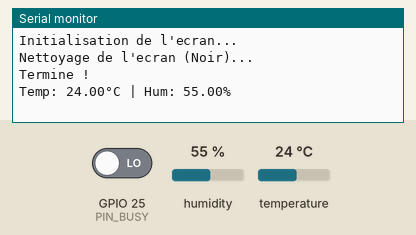
A program run on a simulated ESP32. On the bench: the last lines printed to the serial monitor. Wiring (inferred from the names in the program): DHT11 sensor: data GPIO 14. The inputs (shaded band) are chosen by the test bench; at power-on: humidity 55 %, temperature 24 °C, GPIO 25 (PIN_BUSY) LOW.

Above: at 1.4 s.
1.5 s: humidity set to 22 %
At 2.9 s:
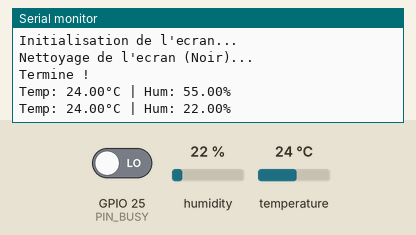
4.2 s: temperature set to 12 °C
At 5.3 s:
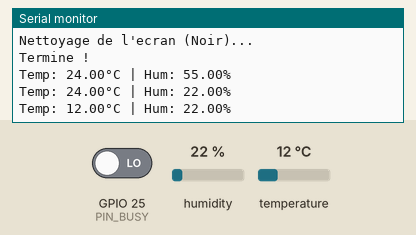
6.9 s: humidity set to 40 %
At 8.9 s:
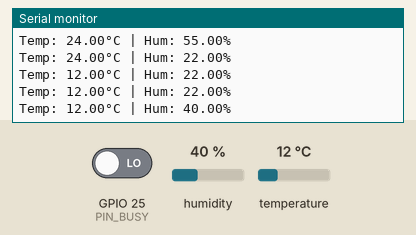
Timing chart, 0 to 10.4 s (numbered marks = the images above; inputs shaded):
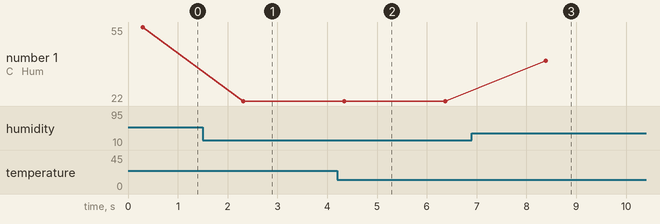

The program:

main.cpp
```cpp
#include <Arduino.h>
#include <SPI.h>
/*
  DHT11 Communication Process
  Arduino Pull Low at least 18ms, then Arduino Pause 20-40microseconds for DHT's response
*/

struct DhtData {
  float temperature;
  float humidite;
  bool isValid; // Checksum
};

DhtData readDHT11(int pin);
uint8_t PIN_DHT11 = 14;
uint8_t PIN_DC = 32;
uint8_t PIN_CS = 26;
uint8_t PIN_BUSY = 25;
uint8_t PIN_RST = 33;

void sendCommand(uint8_t command)  {
  pinMode(PIN_DC, OUTPUT);
  digitalWrite(PIN_DC, LOW);
  pinMode(PIN_CS, OUTPUT);
  digitalWrite(PIN_CS,LOW);
  SPI.transfer(command);
  digitalWrite(PIN_CS, HIGH);
}

void sendData(uint8_t data) {
  pinMode(PIN_DC, OUTPUT);
  digitalWrite(PIN_DC, HIGH);
  pinMode(PIN_CS, OUTPUT);
  digitalWrite(PIN_CS,LOW);
  SPI.transfer(data);
  digitalWrite(PIN_CS, HIGH);
}

void waitBusy() {
  pinMode(PIN_BUSY, INPUT);
  while(digitalRead(PIN_BUSY) == HIGH) {
    delay(10);
  }
}

void initDisplay() {
  pinMode(PIN_RST, OUTPUT);
  digitalWrite(PIN_RST, LOW);
  delay(200);
  digitalWrite(PIN_RST, HIGH);
  waitBusy();

  // Configurer la taille physique (Page 8 datasheet)
  sendCommand(0x01);
  sendData(0xC7); // 199 Low Byte
  sendData(0x00); // High Byte
  sendData(0x00); // GD=0, SM=0, TB=0

  // Mode d'entrée des données (Page 9)
  sendCommand(0x11);
  sendData(0x03); // X increment, Y increment

  // Définir la zone X (0 à 24) (Page 12)
  sendCommand(0x44);
  sendData(0x00); // Start
  sendData(0x18); // End (24 octets)

  // Définir la zone Y (0 à 199) (Page 12)
  sendCommand(0x45);
  sendData(0x00); // Start Low
  sendData(0x00); // Start High
  sendData(0xC7); // End Low
  sendData(0x00); // End High

  // Option de mise à jour
  sendCommand(0x22);
  sendData(0xF7);

  sendCommand(0x20);

  waitBusy();
}

void clearScreen() {
  waitBusy();
  sendCommand(0x24); // Write RAM
  // (25 octets * 200 lignes)
  for (u_int32_t i=0; i<5000; i++) {
    sendData(0x00); // Pixen noir
  }
  sendCommand(0x22);
  sendData(0xF7);
  sendCommand(0x20);
  waitBusy();
}


void setup()
{
  Serial.begin(9600);
  SPI.begin();

  // Initialisation des broches
  pinMode(PIN_CS, OUTPUT);
  digitalWrite(PIN_CS, HIGH);
  pinMode(PIN_DC, OUTPUT);
  pinMode(PIN_RST, OUTPUT);
  pinMode(PIN_BUSY, INPUT);

  Serial.println("Initialisation de l'ecran...");
  initDisplay();

  Serial.println("Nettoyage de l'ecran (Noir)...");
  clearScreen();
  Serial.println("Termine !");

}

void loop()
{
  DhtData datas = readDHT11(14);

  if (datas.isValid) {
    Serial.print("Temp: ");
    Serial.print(datas.temperature);
    Serial.print("°C | Hum: ");
    Serial.print(datas.humidite);
    Serial.println("%");
  } else {
    Serial.println("Erreur : Données corrompues (Checksum)");
  }

  delay(2000); // on attend un peu, car dht11 un peu lent
}

DhtData readDHT11(int pin) {
  unsigned long timeout;
  DhtData result = {0, 0, false};
  uint8_t data[5] = {0, 0, 0, 0, 0};
  /**
   * 0: Hum int, 1: Hum decimal
   * 2: T int, 3: T decimal
   * 4: checksum
   * 8bit chaque
   */


  // signal départ
  pinMode(pin, OUTPUT);
  digitalWrite(pin, LOW);
  delay(20); // 18ms avec marge
  digitalWrite(pin, HIGH);
  delayMicroseconds(30); // 20-40 us
  pinMode(pin, INPUT_PULLUP);

  // attente réponse
  timeout = micros();
  while(digitalRead(pin) == HIGH) {
      if (micros() - timeout > 500) return result; // Si ça dure plus de 500µs, on abandonne
  }
  timeout = micros();
  while(digitalRead(pin) == LOW) {
      if (micros() - timeout > 500) return result;
  }
  timeout = micros();
  while(digitalRead(pin) == HIGH) {
      if (micros() - timeout > 500) return result;
  }

  // lecture des 40 bit
  for (int i = 0; i < 40; i++) {
    timeout = micros();
    while(digitalRead(pin) == LOW) {
        if (micros() - timeout > 500) return result;
    }
    unsigned long start = micros();
    timeout = micros();
    while(digitalRead(pin) == HIGH) {
        if (micros() - timeout > 500) return result;
    }

    if ((micros() - start) > 40)  { // si >40 us on considère 1 sinon 0
      data[i / 8] |=  (1 << (7 - (i % 8)));
    }
  }

  // verif checksum
  // somme 4 premiers octets doit être égale au 5ème
  if (data[4] == ((data[0] + data[1] + data[2] + data[3]) & 0xFF)) { // 0xFF force a être un octect la somme
    result.humidite = (float)data[0] + (float)data[1] / 10.0f;
    result.temperature = (float)data[2] + (float)data[3] / 10.0f; // On divise par 10 car dht11 envoie sous forme d'entier la decimal
    result.isValid = true;
  } else {
    result.isValid = false;
  }

  return result;
}
```

1main.cpp
```cpp
// #include <Arduino.h>
// /**
//  * Test fonctionnement
//  */
// void setup()
// {
//   Serial.begin(9600);
//   pinMode(14, INPUT_PULLUP);
// }

// void loop()
// {
//   uint32_t tStart;
//   pinMode(14, OUTPUT);
//   digitalWrite(14, LOW);
//   delay(25); // 18 avec une grose marge
//   pinMode(14, HIGH);
//   pinMode(14, INPUT);
//   pinMode(14, INPUT_PULLUP);
//   float i = micros();
//   int total = 0;
//   while(micros() - i < 6000) {
//     Serial.println(digitalRead(14));
//     total++;
//   }

//   Serial.println("Run Complete");
//   Serial.println("Total bits: ");
//   Serial.print(total);
// }
```

Measured:
- after the input at 1.5 s, the serial monitor: prints a new line after 0.82 s (image 1)
- after the input at 4.2 s, the serial monitor: prints a new line after 0.14 s (image 2)
- after the input at 6.9 s, the serial monitor: prints a new line after 1.5 s (image 3)
- plotted number 1: 55 → 22 after the input at 1.5 s, 22 → 40 after the input at 6.9 s
